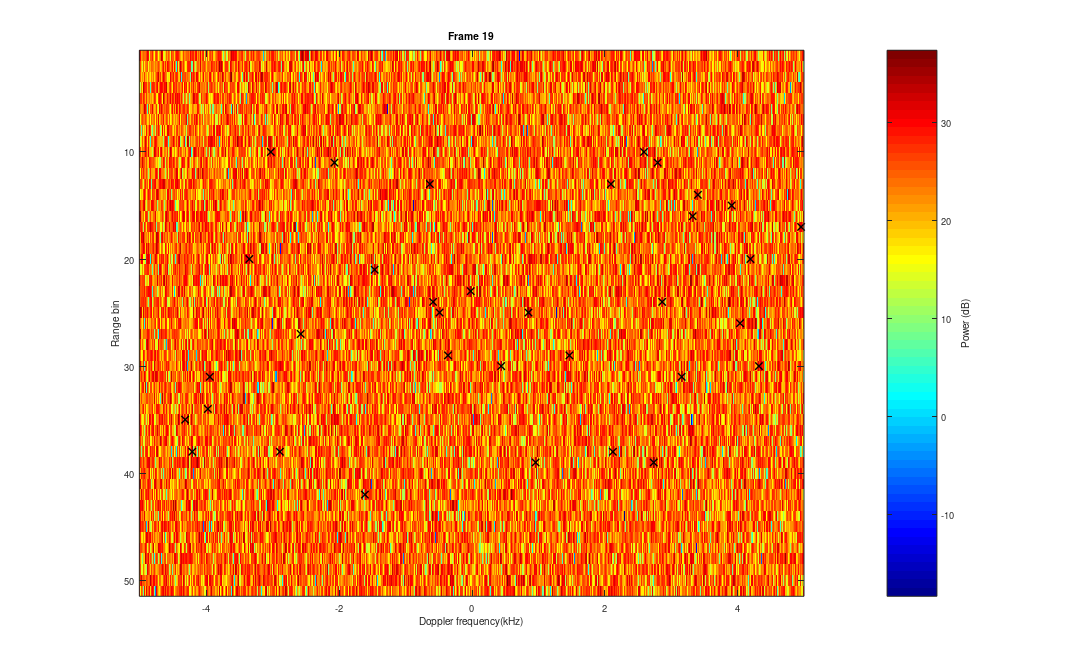

Here is the MATLAB script that generated this plot:
% 2D CA CFAR Simulation
close all;

% CA CFAR parameters
% -------------------------------------------------------------------------
pfa_set = 1e-3;         % probability of false alarm set
N = 16;                 % total number of reference cells
nr = N/2;               % number of reference cells on one side
ng = 1;                 % number of guard cells on each side

alpha_ca = (pfa_set.^(-1/N))-1;    % ca cfar constant

% Generate complex gaussian noise matrix
% -------------------------------------------------------------------------
numRangeBins = 51;      % number of range bins
numCol = 20000;        % number of columns

noiseMatrix = (randn(numRangeBins,numCol)+1i*randn(numRangeBins,numCol))*1/sqrt(2); % complex noise matrix

data = noiseMatrix;

% range-Doppler parameters
% -------------------------------------------------------------------------
fs = 10000;             % sampling frequency

frameLen = 1024;        % frame length
hop = 1024;             % hop to next frame
nfft = frameLen;        % number of fft points

% Generate Range-Doppler and perform thresholding
% -------------------------------------------------------------------------
nrow = size(data, 1);                   % number of rows in data
ncol = size(data, 2);                   % number of columns in data

first = 1 + ng + nr;                    % first row to threshold
last = nrow - nr - ng;                  % last row to threshold
numFA = 0;                              % number of false alarms

nframes = 1 + fix((ncol-frameLen)/hop); % number of frames

win = hamming(frameLen);                % hamming window
wint = win.';                           % transpose win vector to row
winmat = repmat(wint,nrow,1);           % replicate wint row to create a matrix same size as frame

% calculate frequency and range bin vectors
f = (-nfft/2:1:(nfft/2-1)) * fs/nfft;   % frequency range
r = 1:nrow;                             % range bins

fig1 = figure();

for i = 1:nframes
    start = 1+(i-1)*hop;                        % start column index of frame

    frame = data(:, start : start+frameLen-1);  % frame

    winframe = frame.*winmat;                   % windowed frame

    fft_winframe = fftshift(fft(winframe, [], 2), 2);   % fft of windowed frame
    
    fft_winframe_mag2 = (abs(fft_winframe)).^2;         % fft power
    
    % plot fft power
    figure(fig1)
    imagesc(f/1000, r, 10*log10(fft_winframe_mag2))
    title(['Frame ' num2str(i)])
    xlabel('Doppler frequency(kHz)')
    ylabel('Range bin')

    hcol = colorbar;
    colormap jet
    ylabel(hcol, 'Power (dB)')
    hold on;
   
    t_ca = zeros(size(fft_winframe_mag2));   % initialise threshold array for current frame
    
    % set threshold and count number of false alarms
    for j = first:last                              % 'first' to 'last' row
        for k = 1:length(fft_winframe_mag2(j,:))    % columns
            % sum reference cells
            g_ca = sum(fft_winframe_mag2((j-ng-nr):(j-ng-1),k)) + sum(fft_winframe_mag2((j+ng+1):(j+ng+nr),k));
            % set threshold for cell under test
            t_ca(j, k) = g_ca*alpha_ca;

            % check for false alarms
            if t_ca(j,k) < fft_winframe_mag2(j,k)   % if threshold < power
                numFA = numFA + 1;
                % mark cell with 'x'
                plot(f(k)/1000,r(j),'kx', 'MarkerSize',8, 'LineWidth',1.5);
            end
        end
    end
    
    hold off
    drawnow
end

set(gcf,'PaperPosition',[0 0 16 10])
print(gcf, '-dpng', '.\outputs\ca_sim2.png');

numRows = last-first+1;                 % number of rows for which threshold was calculated
numSamples = numRows*numCol;            % number of samples for which threshold was calculated

pfa_obtained = numFA/numSamples              % probability of false alarm obtained
pfa_error = (abs(pfa_set-pfa_obtained)/pfa_set)*100     % error in pfa

fid = fopen('.\outputs\ca_sim2.txt','a');
fprintf(fid, 'PFA set: %.4d \nPFA obtained: %.4d \nPFA error: %.2f%%\n', pfa_set, pfa_obtained, pfa_error);
fclose(fid);